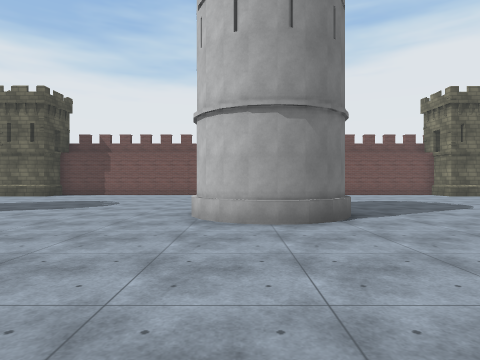
view 1 (above)

23 first-person views from a walk through a 3-D level made in the Unity game engine. The camera is 1.4 m above the floor, looks level and sees 75° across. The floor is counted in squares, 2 m on a side. Each view is taken from the middle of a square. On the plan, view 1 faces up. The plan holds only what a view shows up to about 10 squares ahead; the rest is blank. The place goes on beyond the plan. Some animated figures are not drawn. Some surface patterns are stand-ins.

view 2
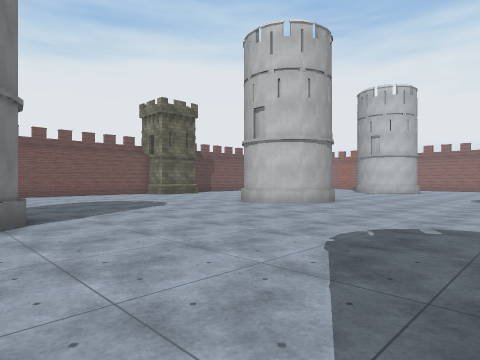

view 3
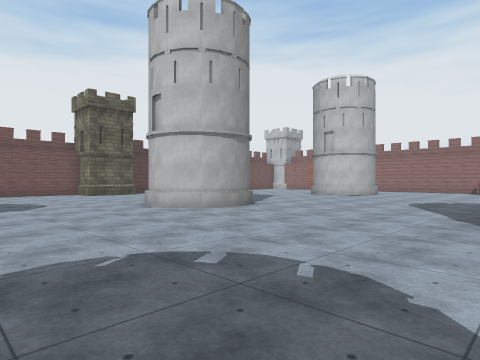

view 4
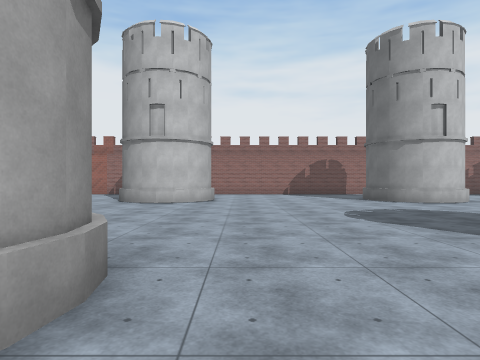

view 5
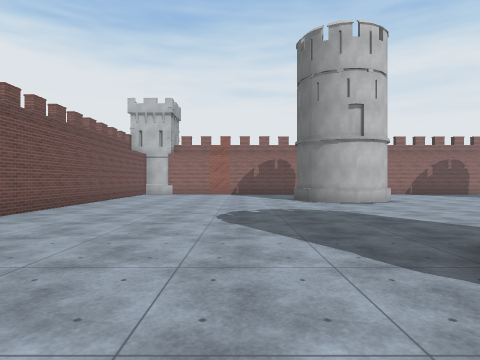

view 6
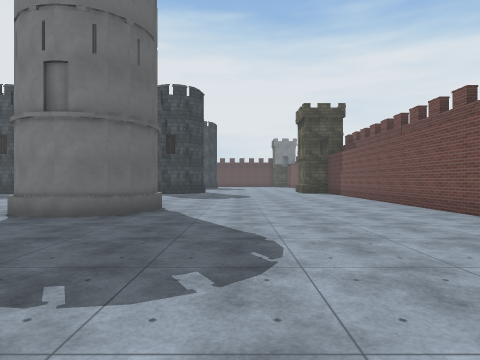

view 7
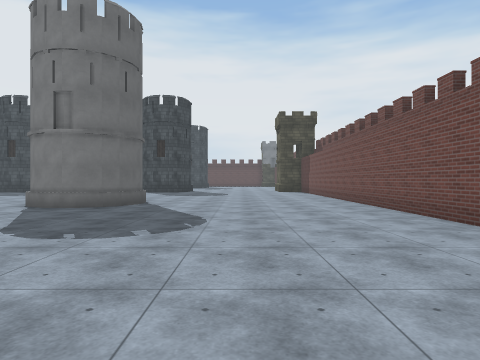

view 8
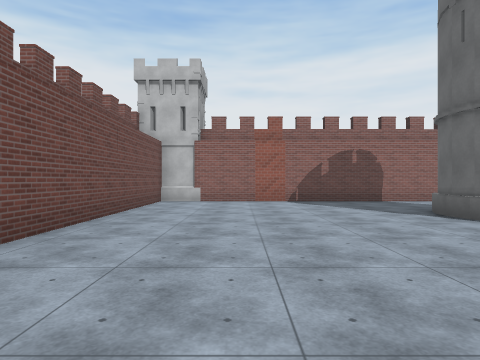

view 9
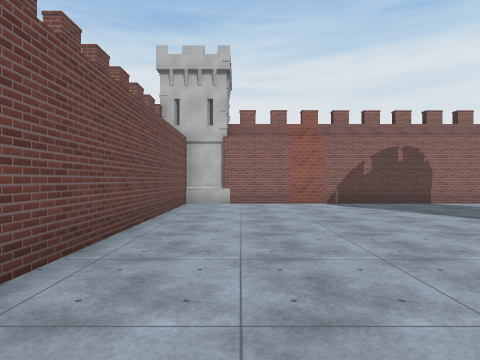

view 10
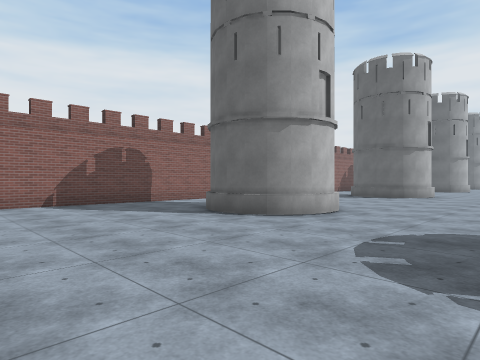

view 11
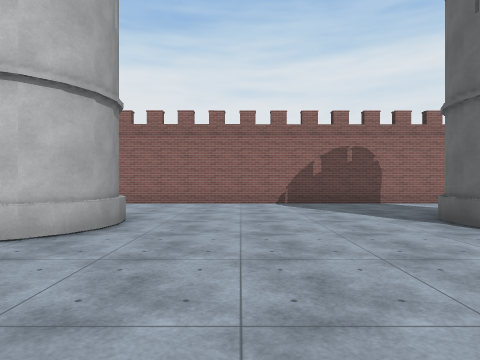

view 12
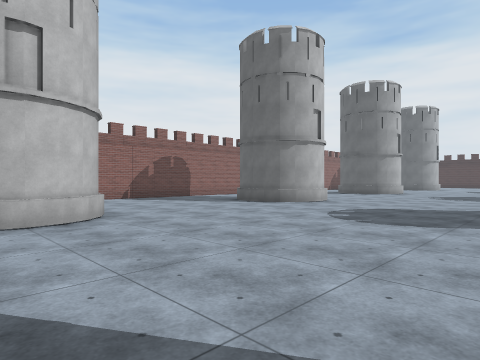

view 13
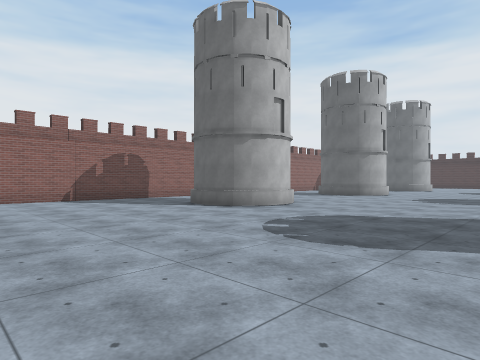

view 14
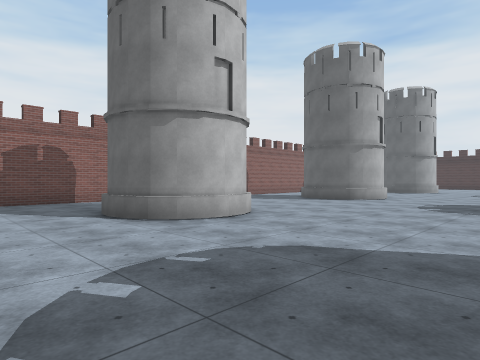

view 15
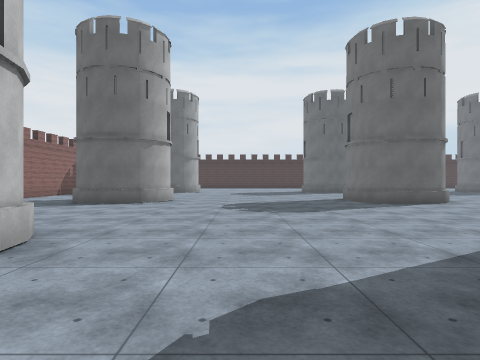

view 16
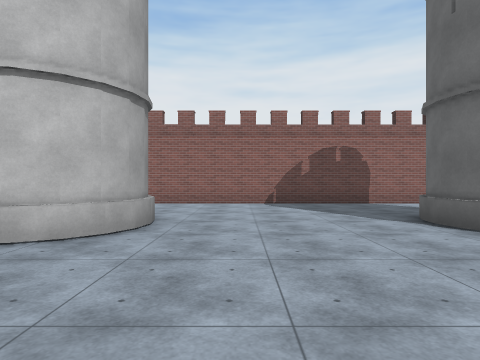

view 17
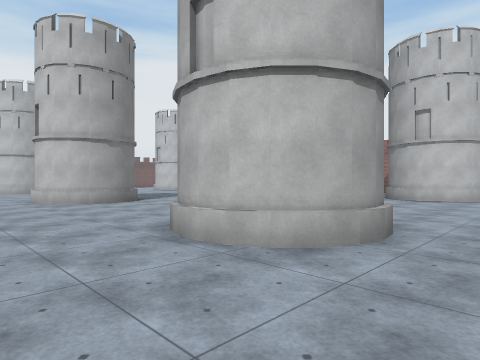

view 18
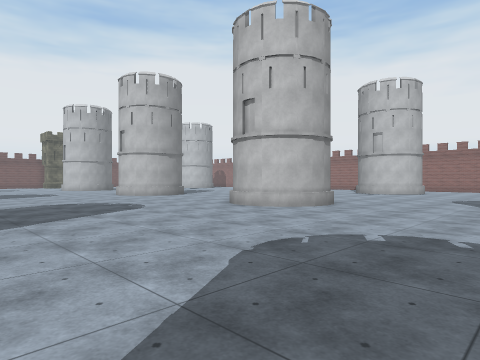

view 19
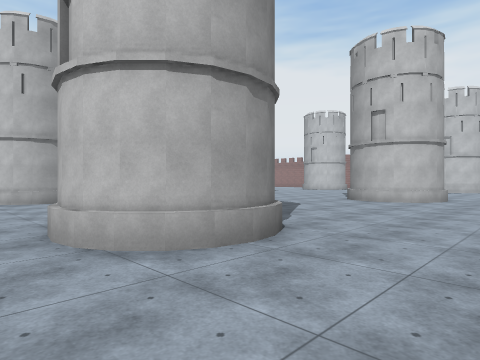

view 20
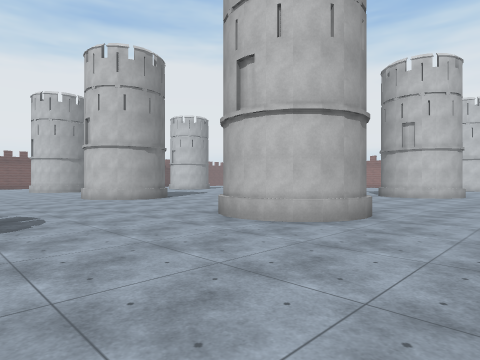

view 21
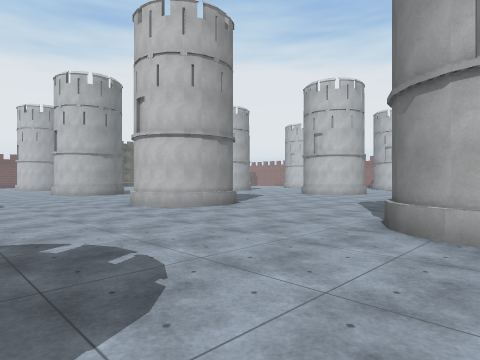

view 22
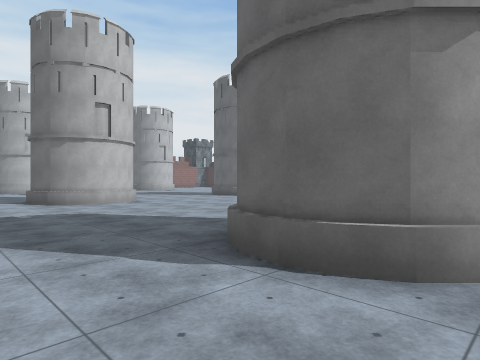

view 23
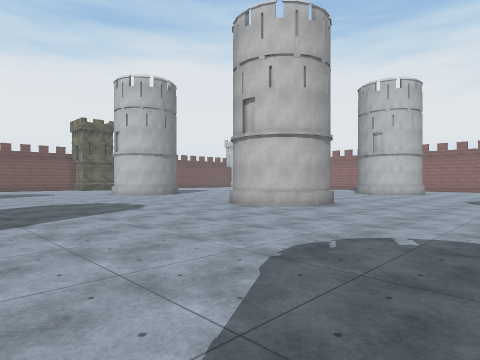

### Floor plan
Key: @ floor where view 1 was taken; # wall or solid block; . floor; T tower.
Columns run from 5 left of view 1 to 24 right of it. Each row starts with its distance up from view 1.
 15    ########        ###########
 14    ..........     ...........#
 13    ...........  .............#
 12    ..........................#
 11    ..........................#
 10 .............................#
  9 .............................#
  8 .....T#.......  ........#....#
  7 ....T ##......   ......##T...#
  6 ....T###......# T......##T...#
  5  ....T#.......##........#....#
  4   ...........................#
  3   ...........................#
  2    ..........................#
  1     .........................#
  0      @.......................#
 -1        T......# T......##T...#
 -2         ......#  ......#  ...#
 -3   .. ##T......###......# T   #
 -4  ..... ..................... #
 -5  ..... ......................#
 -6  ............................#
 -7  ............................#
 -8  ..... ........   ...........#
 -9  ....  T......#   .....##T...#
-10 ....##  ......#  ......##   .#
-11 .....##T......###......##T...#
-12 .............................#
-13 .............................#
-14 .............................#
-15 .............................#
-16 ......T......................#
-17 .....###......###......# T...#
-18 ....    ......#            ..#
-19          .....T              #

Where each view was taken, in squares from view 1:
view 1: 0 up, 0 right, facing up
view 2: 0 up, 1 right, facing up-right
view 3: 1 down, 4 right, facing up-right
view 4: 4 up, 8 right, facing right
view 5: 10 up, 8 right, facing right
view 6: 10 up, 8 right, facing left
view 7: 11 up, 10 right, facing left
view 8: 12 up, 13 right, facing right
view 9: 13 up, 14 right, facing right
view 10: 4 up, 14 right, facing down-right
view 11: 3 up, 14 right, facing right
view 12: 1 down, 12 right, facing down-right
view 13: 3 down, 12 right, facing down-right
view 14: 6 down, 13 right, facing down-right
view 15: 7 down, 15 right, facing down
view 16: 13 down, 14 right, facing right
view 17: 13 down, 6 right, facing up-right
view 18: 16 down, 2 right, facing up-right
view 19: 14 down, 2 left, facing up-right
view 20: 14 down, 5 left, facing up-right
view 21: 18 down, 5 left, facing up-right
view 22: 14 down, 1 left, facing down-right
view 23: 8 down, 2 right, facing up-right
